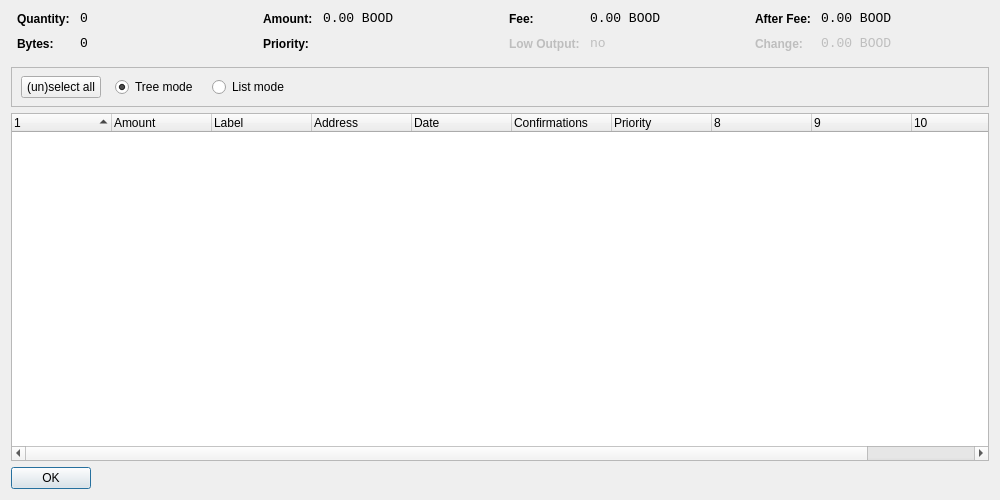
<?xml version="1.0" encoding="UTF-8"?>
<ui version="4.0">
 <class>CoinControlDialog</class>
 <widget class="QDialog" name="CoinControlDialog">
  <property name="geometry">
   <rect>
    <x>0</x>
    <y>0</y>
    <width>1000</width>
    <height>500</height>
   </rect>
  </property>
  <property name="windowTitle">
   <string>Coin Control</string>
  </property>
  <layout class="QVBoxLayout" name="verticalLayout">
   <item>
    <layout class="QHBoxLayout" name="horizontalLayoutTop" stretch="0,0,0,0">
     <property name="topMargin">
      <number>0</number>
     </property>
     <property name="bottomMargin">
      <number>10</number>
     </property>
     <item>
      <layout class="QFormLayout" name="formLayoutCoinControl1">
       <property name="horizontalSpacing">
        <number>10</number>
       </property>
       <property name="verticalSpacing">
        <number>10</number>
       </property>
       <property name="leftMargin">
        <number>6</number>
       </property>
       <property name="rightMargin">
        <number>6</number>
       </property>
       <item row="0" column="0">
        <widget class="QLabel" name="labelCoinControlQuantityText">
         <property name="styleSheet">
          <string notr="true">font-weight:bold;</string>
         </property>
         <property name="text">
          <string>Quantity:</string>
         </property>
        </widget>
       </item>
       <item row="0" column="1">
        <widget class="QLabel" name="labelCoinControlQuantity">
         <property name="font">
          <font>
           <family>Monospace</family>
           <pointsize>10</pointsize>
          </font>
         </property>
         <property name="cursor">
          <cursorShape>IBeamCursor</cursorShape>
         </property>
         <property name="contextMenuPolicy">
          <enum>Qt::ActionsContextMenu</enum>
         </property>
         <property name="text">
          <string notr="true">0</string>
         </property>
         <property name="textInteractionFlags">
          <set>Qt::LinksAccessibleByMouse|Qt::TextSelectableByKeyboard|Qt::TextSelectableByMouse</set>
         </property>
        </widget>
       </item>
       <item row="1" column="0">
        <widget class="QLabel" name="labelCoinControlBytesText">
         <property name="styleSheet">
          <string notr="true">font-weight:bold;</string>
         </property>
         <property name="text">
          <string>Bytes:</string>
         </property>
        </widget>
       </item>
       <item row="1" column="1">
        <widget class="QLabel" name="labelCoinControlBytes">
         <property name="font">
          <font>
           <family>Monospace</family>
           <pointsize>10</pointsize>
          </font>
         </property>
         <property name="cursor">
          <cursorShape>IBeamCursor</cursorShape>
         </property>
         <property name="contextMenuPolicy">
          <enum>Qt::ActionsContextMenu</enum>
         </property>
         <property name="text">
          <string notr="true">0</string>
         </property>
         <property name="textInteractionFlags">
          <set>Qt::LinksAccessibleByMouse|Qt::TextSelectableByKeyboard|Qt::TextSelectableByMouse</set>
         </property>
        </widget>
       </item>
      </layout>
     </item>
     <item>
      <layout class="QFormLayout" name="formLayoutCoinControl2">
       <property name="horizontalSpacing">
        <number>10</number>
       </property>
       <property name="verticalSpacing">
        <number>10</number>
       </property>
       <property name="leftMargin">
        <number>6</number>
       </property>
       <property name="rightMargin">
        <number>6</number>
       </property>
       <item row="0" column="0">
        <widget class="QLabel" name="labelCoinControlAmountText">
         <property name="styleSheet">
          <string notr="true">font-weight:bold;</string>
         </property>
         <property name="text">
          <string>Amount:</string>
         </property>
        </widget>
       </item>
       <item row="0" column="1">
        <widget class="QLabel" name="labelCoinControlAmount">
         <property name="font">
          <font>
           <family>Monospace</family>
           <pointsize>10</pointsize>
          </font>
         </property>
         <property name="cursor">
          <cursorShape>IBeamCursor</cursorShape>
         </property>
         <property name="contextMenuPolicy">
          <enum>Qt::ActionsContextMenu</enum>
         </property>
         <property name="text">
          <string notr="true">0.00 BOOD</string>
         </property>
         <property name="textInteractionFlags">
          <set>Qt::LinksAccessibleByMouse|Qt::TextSelectableByKeyboard|Qt::TextSelectableByMouse</set>
         </property>
        </widget>
       </item>
       <item row="1" column="0">
        <widget class="QLabel" name="labelCoinControlPriorityText">
         <property name="styleSheet">
          <string notr="true">font-weight:bold;</string>
         </property>
         <property name="text">
          <string>Priority:</string>
         </property>
        </widget>
       </item>
       <item row="1" column="1">
        <widget class="QLabel" name="labelCoinControlPriority">
         <property name="font">
          <font>
           <family>Monospace</family>
           <pointsize>10</pointsize>
          </font>
         </property>
         <property name="cursor">
          <cursorShape>IBeamCursor</cursorShape>
         </property>
         <property name="contextMenuPolicy">
          <enum>Qt::ActionsContextMenu</enum>
         </property>
         <property name="text">
          <string/>
         </property>
         <property name="textInteractionFlags">
          <set>Qt::LinksAccessibleByMouse|Qt::TextSelectableByKeyboard|Qt::TextSelectableByMouse</set>
         </property>
        </widget>
       </item>
      </layout>
     </item>
     <item>
      <layout class="QFormLayout" name="formLayoutCoinControl3">
       <property name="horizontalSpacing">
        <number>10</number>
       </property>
       <property name="verticalSpacing">
        <number>10</number>
       </property>
       <property name="leftMargin">
        <number>6</number>
       </property>
       <property name="rightMargin">
        <number>6</number>
       </property>
       <item row="0" column="0">
        <widget class="QLabel" name="labelCoinControlFeeText">
         <property name="styleSheet">
          <string notr="true">font-weight:bold;</string>
         </property>
         <property name="text">
          <string>Fee:</string>
         </property>
        </widget>
       </item>
       <item row="0" column="1">
        <widget class="QLabel" name="labelCoinControlFee">
         <property name="font">
          <font>
           <family>Monospace</family>
           <pointsize>10</pointsize>
          </font>
         </property>
         <property name="cursor">
          <cursorShape>IBeamCursor</cursorShape>
         </property>
         <property name="contextMenuPolicy">
          <enum>Qt::ActionsContextMenu</enum>
         </property>
         <property name="text">
          <string notr="true">0.00 BOOD</string>
         </property>
         <property name="textInteractionFlags">
          <set>Qt::LinksAccessibleByMouse|Qt::TextSelectableByKeyboard|Qt::TextSelectableByMouse</set>
         </property>
        </widget>
       </item>
       <item row="1" column="0">
        <widget class="QLabel" name="labelCoinControlLowOutputText">
         <property name="enabled">
          <bool>false</bool>
         </property>
         <property name="styleSheet">
          <string notr="true">font-weight:bold;</string>
         </property>
         <property name="text">
          <string>Low Output:</string>
         </property>
        </widget>
       </item>
       <item row="1" column="1">
        <widget class="QLabel" name="labelCoinControlLowOutput">
         <property name="enabled">
          <bool>false</bool>
         </property>
         <property name="font">
          <font>
           <family>Monospace</family>
           <pointsize>10</pointsize>
          </font>
         </property>
         <property name="cursor">
          <cursorShape>IBeamCursor</cursorShape>
         </property>
         <property name="contextMenuPolicy">
          <enum>Qt::ActionsContextMenu</enum>
         </property>
         <property name="text">
          <string notr="true">no</string>
         </property>
         <property name="textInteractionFlags">
          <set>Qt::LinksAccessibleByMouse|Qt::TextSelectableByKeyboard|Qt::TextSelectableByMouse</set>
         </property>
        </widget>
       </item>
      </layout>
     </item>
     <item>
      <layout class="QFormLayout" name="formLayoutCoinControl4">
       <property name="horizontalSpacing">
        <number>10</number>
       </property>
       <property name="verticalSpacing">
        <number>10</number>
       </property>
       <property name="leftMargin">
        <number>6</number>
       </property>
       <property name="rightMargin">
        <number>6</number>
       </property>
       <item row="0" column="0">
        <widget class="QLabel" name="labelCoinControlAfterFeeText">
         <property name="styleSheet">
          <string notr="true">font-weight:bold;</string>
         </property>
         <property name="text">
          <string>After Fee:</string>
         </property>
        </widget>
       </item>
       <item row="0" column="1">
        <widget class="QLabel" name="labelCoinControlAfterFee">
         <property name="font">
          <font>
           <family>Monospace</family>
           <pointsize>10</pointsize>
          </font>
         </property>
         <property name="cursor">
          <cursorShape>IBeamCursor</cursorShape>
         </property>
         <property name="contextMenuPolicy">
          <enum>Qt::ActionsContextMenu</enum>
         </property>
         <property name="text">
          <string notr="true">0.00 BOOD</string>
         </property>
         <property name="textInteractionFlags">
          <set>Qt::LinksAccessibleByMouse|Qt::TextSelectableByKeyboard|Qt::TextSelectableByMouse</set>
         </property>
        </widget>
       </item>
       <item row="1" column="0">
        <widget class="QLabel" name="labelCoinControlChangeText">
         <property name="enabled">
          <bool>false</bool>
         </property>
         <property name="styleSheet">
          <string notr="true">font-weight:bold;</string>
         </property>
         <property name="text">
          <string>Change:</string>
         </property>
        </widget>
       </item>
       <item row="1" column="1">
        <widget class="QLabel" name="labelCoinControlChange">
         <property name="enabled">
          <bool>false</bool>
         </property>
         <property name="font">
          <font>
           <family>Monospace</family>
           <pointsize>10</pointsize>
          </font>
         </property>
         <property name="cursor">
          <cursorShape>IBeamCursor</cursorShape>
         </property>
         <property name="contextMenuPolicy">
          <enum>Qt::ActionsContextMenu</enum>
         </property>
         <property name="text">
          <string notr="true">0.00 BOOD</string>
         </property>
         <property name="textInteractionFlags">
          <set>Qt::LinksAccessibleByMouse|Qt::TextSelectableByKeyboard|Qt::TextSelectableByMouse</set>
         </property>
        </widget>
       </item>
      </layout>
     </item>
    </layout>
   </item>
   <item>
    <widget class="QFrame" name="frame">
     <property name="minimumSize">
      <size>
       <width>0</width>
       <height>40</height>
      </size>
     </property>
     <property name="frameShape">
      <enum>QFrame::StyledPanel</enum>
     </property>
     <property name="frameShadow">
      <enum>QFrame::Sunken</enum>
     </property>
     <widget class="QWidget" name="horizontalLayoutWidget">
      <property name="geometry">
       <rect>
        <x>10</x>
        <y>0</y>
        <width>781</width>
        <height>41</height>
       </rect>
      </property>
      <layout class="QHBoxLayout" name="horizontalLayoutPanel" stretch="0,0,0,0,0">
       <property name="spacing">
        <number>14</number>
       </property>
       <item>
        <widget class="QPushButton" name="pushButtonSelectAll">
         <property name="sizePolicy">
          <sizepolicy hsizetype="Maximum" vsizetype="Fixed">
           <horstretch>0</horstretch>
           <verstretch>0</verstretch>
          </sizepolicy>
         </property>
         <property name="text">
          <string>(un)select all</string>
         </property>
        </widget>
       </item>
       <item>
        <widget class="QRadioButton" name="radioTreeMode">
         <property name="sizePolicy">
          <sizepolicy hsizetype="Maximum" vsizetype="Fixed">
           <horstretch>0</horstretch>
           <verstretch>0</verstretch>
          </sizepolicy>
         </property>
         <property name="text">
          <string>Tree mode</string>
         </property>
         <property name="checked">
          <bool>true</bool>
         </property>
        </widget>
       </item>
       <item>
        <widget class="QRadioButton" name="radioListMode">
         <property name="sizePolicy">
          <sizepolicy hsizetype="Maximum" vsizetype="Fixed">
           <horstretch>0</horstretch>
           <verstretch>0</verstretch>
          </sizepolicy>
         </property>
         <property name="text">
          <string>List mode</string>
         </property>
        </widget>
       </item>
       <item>
        <spacer name="horizontalSpacer">
         <property name="orientation">
          <enum>Qt::Horizontal</enum>
         </property>
         <property name="sizeHint" stdset="0">
          <size>
           <width>40</width>
           <height>20</height>
          </size>
         </property>
        </spacer>
       </item>
      </layout>
     </widget>
    </widget>
   </item>
   <item>
    <widget class="CoinControlTreeWidget" name="treeWidget">
     <property name="contextMenuPolicy">
      <enum>Qt::CustomContextMenu</enum>
     </property>
     <property name="sortingEnabled">
      <bool>false</bool>
     </property>
     <property name="columnCount">
      <number>11</number>
     </property>
     <attribute name="headerShowSortIndicator" stdset="0">
      <bool>true</bool>
     </attribute>
     <attribute name="headerStretchLastSection">
      <bool>false</bool>
     </attribute>
     <column>
      <property name="text">
       <string/>
      </property>
     </column>
     <column>
      <property name="text">
       <string>Amount</string>
      </property>
     </column>
     <column>
      <property name="text">
       <string>Label</string>
      </property>
     </column>
     <column>
      <property name="text">
       <string>Address</string>
      </property>
     </column>
     <column>
      <property name="text">
       <string>Date</string>
      </property>
     </column>
     <column>
      <property name="text">
       <string>Confirmations</string>
      </property>
      <property name="toolTip">
       <string>Confirmed</string>
      </property>
     </column>
     <column>
      <property name="text">
       <string>Priority</string>
      </property>
     </column>
     <column>
      <property name="text">
       <string/>
      </property>
     </column>
     <column>
      <property name="text">
       <string/>
      </property>
     </column>
     <column>
      <property name="text">
       <string/>
      </property>
     </column>
     <column>
      <property name="text">
       <string/>
      </property>
     </column>
    </widget>
   </item>
   <item>
    <widget class="QDialogButtonBox" name="buttonBox">
     <property name="sizePolicy">
      <sizepolicy hsizetype="Maximum" vsizetype="Fixed">
       <horstretch>0</horstretch>
       <verstretch>0</verstretch>
      </sizepolicy>
     </property>
     <property name="orientation">
      <enum>Qt::Horizontal</enum>
     </property>
     <property name="standardButtons">
      <set>QDialogButtonBox::Ok</set>
     </property>
    </widget>
   </item>
  </layout>
 </widget>
 <customwidgets>
  <customwidget>
   <class>CoinControlTreeWidget</class>
   <extends>QTreeWidget</extends>
   <header>coincontroltreewidget.h</header>
  </customwidget>
 </customwidgets>
 <resources/>
 <connections/>
</ui>
